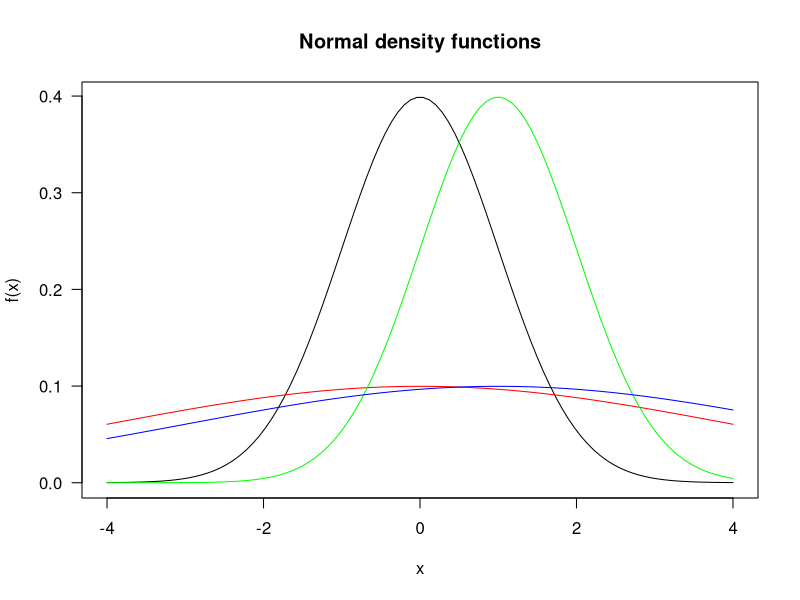
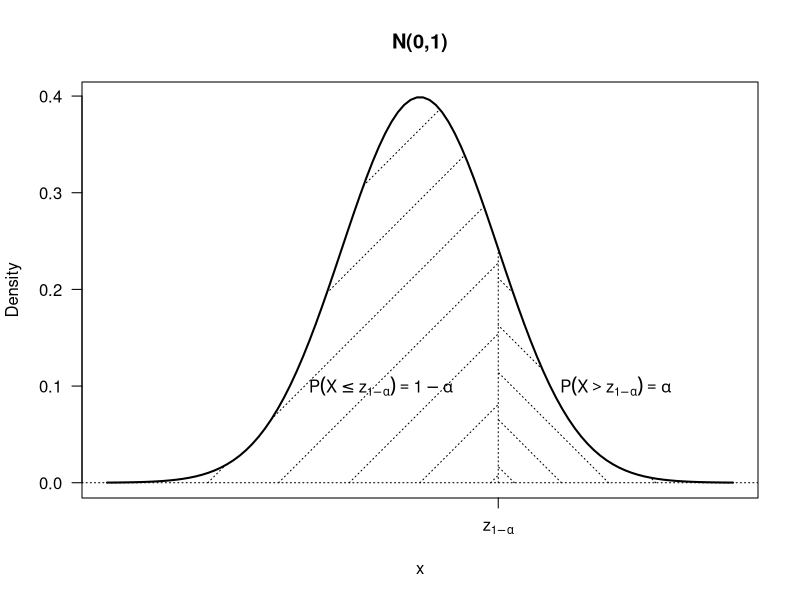

R code for these plots, in order:
## ---- chunk 1
a =0
b=1
lx=100
x=seq(-4,4,length=lx)
fx = dnorm(x,a,b)

bx = 1
dbx=dnorm(bx,a,b)
dbx

plot(x,fx, type = "l", xlab = "x", ylab = "f(x)", main = "Normal density functions",
     las= 1)
dist_2 <- dnorm(x, mean=0, sd=4)
dist_3 <- dnorm(x, mean=1, sd=1)
dist_4 <- dnorm(x, mean=1, sd =4)
lines(x, dist_2, type = "l", col = "red")
lines(x, dist_3, type = "l", col = "green")
lines(x, dist_4, type = "l", col = "blue")
## ---- chunk 2
a=0
b=1
lx=100
x=seq(-4,4,length=lx)
fx=dnorm(x,a,b)

bx=1
dbx=dnorm(bx,a,b)

plot(x,fx,type="l",lwd=2,xlab="x",ylab="Density",main="N(0,1)",las=1,xaxt="n")
segments(bx,0,bx,dbx,lty=3)
sx=seq(-4,bx,length=lx)
polygon(c(sx,rev(sx)),c(dnorm(sx,a,b),rep(0,lx)),density=2,border=NA,lty=3)

text(-0.5,0.1,expression(P(X<=z[1-alpha])==1-alpha))
abline(h=0,lty=3)
axis(1,at=bx,label=expression(z[1-alpha]))

sx=seq(bx,4,length=lx)
polygon(c(sx,rev(sx)),c(dnorm(sx,a,b),rep(0,lx)),density=3,border=NA,
angle=-45,lty=3)
text(2.5,0.1,expression(P(X>z[1-alpha])==alpha))

## ---- chunk 3
n=30
x=rnorm(n,mean=0,sd=1)
sort(x)
xbar=mean(x)
sdx=sd(x)
## ---- chunk 4
alpha = 0.05
tq = qt(1-alpha, n-1)
c(qt(1-alpha, n-1), qt(alpha,n-1, lower.tail = F))
mu0=1
tstat=sqrt(n)*(xbar-mu0)/sdx;c(tstat,tq,pt(tstat,n-1,lower.tail=F))
xbar-tq*sdx/sqrt(n)
t.test(x,alternative="greater",mu=mu0)

## ---- chunk 5
mu0=-1; tstat=sqrt(n)*(xbar-mu0)/sdx
c(tstat,tq,pt(tstat,n-1, lower.tail=F))
xbar-tq*sdx/sqrt(n)
t.test(x,alternative="greater",mu=mu0)

## ---- chunk 6
alpha = 0.05
tq = qt(1-alpha, n-1)
mu0=1
mu=1.5
tv = sqrt(n)*(mu0-mu)/sdx+tq
pt(tv,n-1,lower.tail=F)
power.t.test(n,delta = abs(mu0-mu), sd=sdx,
             type = c("one.sample"), alternative = "one.sided")

## ---- chunk 7
beta =0.1
tb = qt(beta, n-1)
(sdx*(tb-tq)/(mu0-mu))^2
power.t.test(power= 0.9, delta = abs(mu0-mu), sd = sdx,
             type = c("one.sample"), alternative = "one.sided")
## ---- chunk 8
alpha = 0.05
tq = qt(1-alpha/2, n-1)
mu0=0
tstat = sqrt(n)*(xbar-mu0)/sdx
c(tstat, tq,2*pt(abs(tstat),n-1, lower.tail =F))
xbar+c(-1,1)*tq*sdx/sqrt(n)
t.test(x,mu=mu0)

mu0=1
tstat=sqrt(n)*(xbar-mu0)/sdx
c(tstat,tq,2*pt(abs(tstat),n-1,lower.tail = F))
xbar + c(-1,1)*tq*sdx/sqrt(n)
t.test(x,mu=mu0)

## ---- chunk 9
alpha = 0.05; tq = qt(1-alpha/2,n-1);mu0=1;
mu=1.5;
tv0=sqrt(n)*(mu0-mu)/sdx;
pt(tv0+tq,n-1,lower.tail=F) + pt(tv0-tq,n-1);

power.t.test(n,delta=abs(mu0-mu), sd=sdx,
type = c("one.sample"),alternative="two.sided")

power.t.test(n,delta=abs(mu0-mu),sd=sdx,
             type =c("one.sample"),alternative="two.sided",strict=T)
